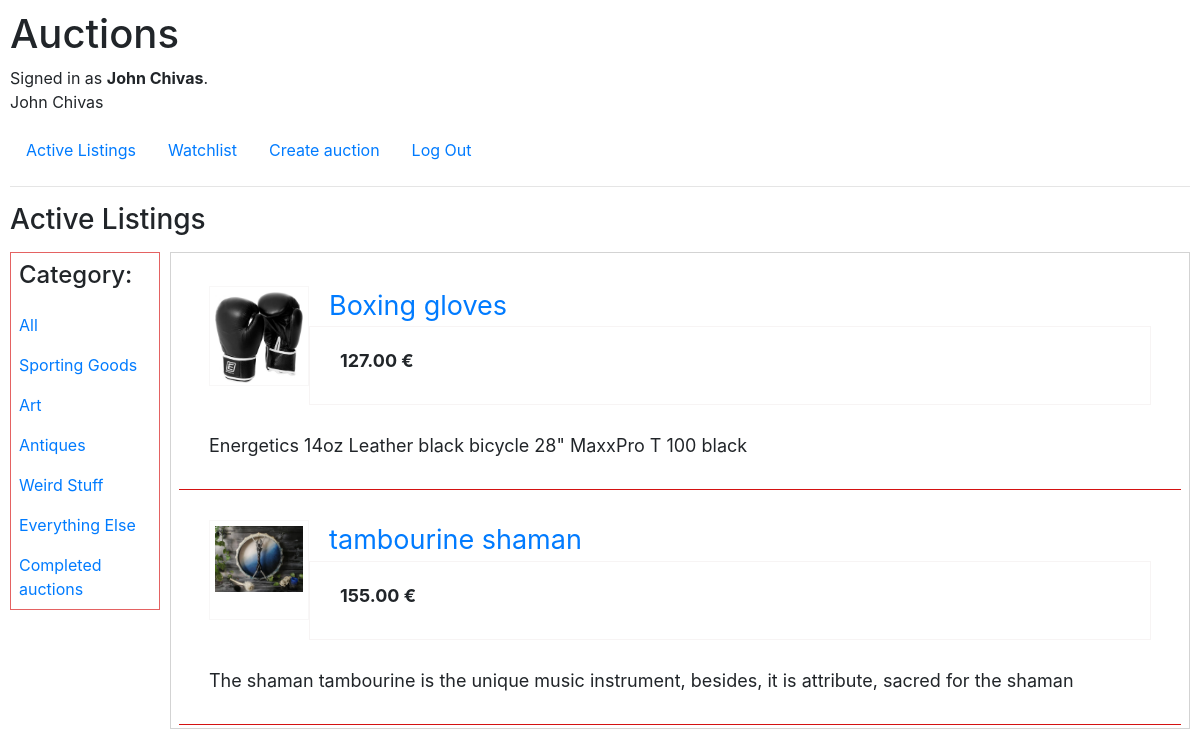
Page /watch_list/5 (signed in) on the earlier database version.
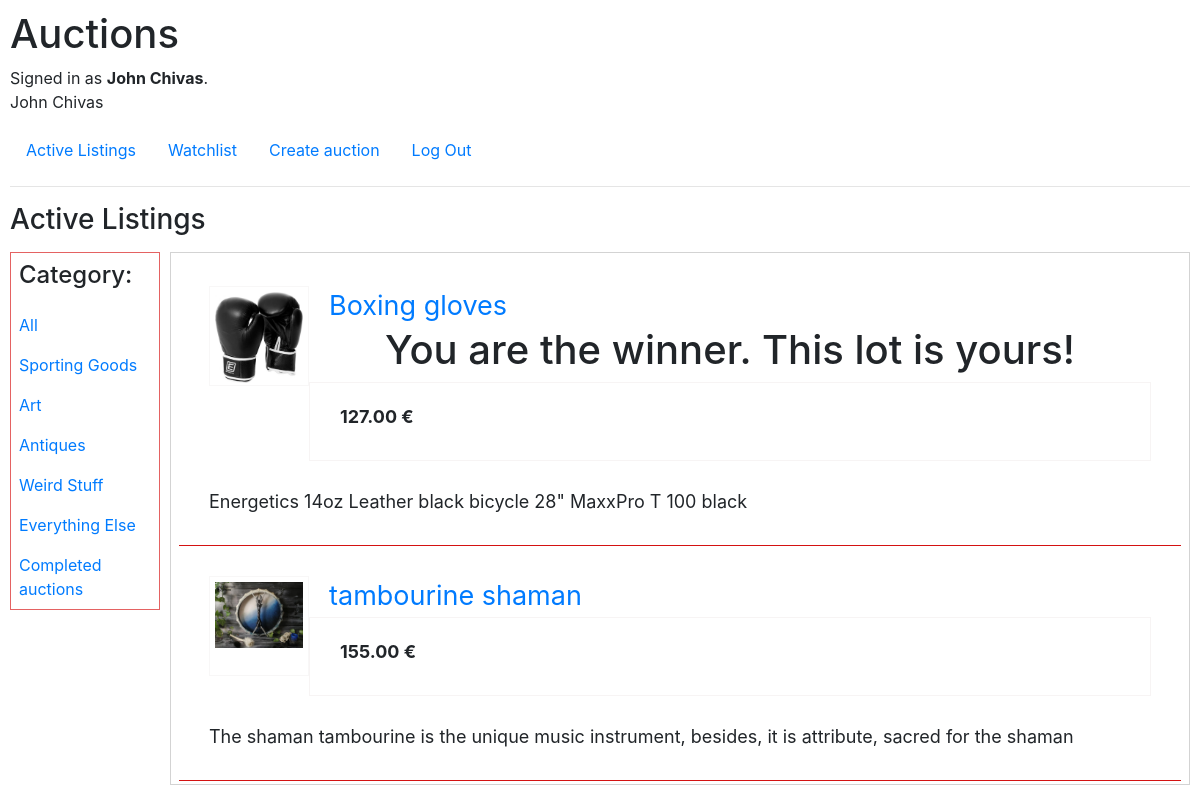
Same page on the later database version.
### auctions/models.py (models this page shows, shortened)
class Lot(models.Model):
    title = models.CharField(max_length=180)
    photo = models.ImageField(upload_to='images', blank=True)
    categories = models.ManyToManyField(Category, blank=True, related_name='category_lot')
    owner_name = models.ForeignKey(User, on_delete=models.CASCADE)
    description = models.CharField(max_length=200, blank=True)
    starting_price = models.DecimalField(max_digits=10, decimal_places=2)
    end_auction = models.BooleanField(default=False)

class Bid(models.Model):
    bid = models.DecimalField(max_digits=10, decimal_places=2)
    bid_author = models.ForeignKey(User, on_delete=models.CASCADE, null=True)
    bid_item = models.ForeignKey(Lot, on_delete=models.CASCADE, null=True, related_name="bids")
    def __str__(self):
        return str(self.bid)

### auctions/views.py (the view)
# urls.py: path("watch_list/<int:user_id>", views.watch_list, name='watch_list'),
def watch_list(request, user_id):
    set = Watchlist.objects.all()
    if set.filter(watchlist_owner=user_id).exists():
        watchlist = Watchlist.objects.get(watchlist_owner=user_id)
        q = watchlist.watchlist_item.all()
        list = [lots for lots in q]
    else:
        list = []
    category = Category.objects.all()
    return render(request, "auctions/index.html", {
        "categories": category,
        "lots" : list
    })

### auctions/templates/auctions/index.html (shortened to what this page needs)
{% extends "auctions/layout_auction.html" %}
{% load static %}
{% block listing %}
    <div class="body-text">
        {% for lot in lots %}
            <div class="activ_list">
                {% if user.is_authenticated %}
                    <a href="{% url 'lot_au' lot.id user.id %}">
                        {% if lot.photo %}
                            <div class="img">
                                <img src="{{ lot.photo.url }}" style="max-width: 100%; height: auto;"></img>
                            </div>
                        {% else %}
                            <div class="img"></div>
                        {% endif %}
                    </a>
                    <a href="{% url 'lot_au' lot.id user.id %}">
                        <div class="title">{{ lot.title }}</div>
                    </a>
                    {% if lot.end_auction %}
                        {% if lot.owner_name.id == user.id %}
                            <div class="">
                                <h1 align="center">You've completed this auction </h1>
                            </div>
                        {% elif lot.bids.last.bid_author.id == user.id %}
                            <div class="">
                                <h1 align="center">You are the winner. This lot is yours!</h1>
                            </div>
                        {% else %}
                            <div class="">
                                <h1 align="center">The auction is over</h1>
                            </div>
                        {% endif %}
                    {% endif %}
                {% endif %}
                <div class="price"><strong>{{ lot.bids.last }} &#8364</strong></div>
                <br />
                <div class="description">{{lot.description}}</div>
            </div>
        {% endfor %}
    </div>
{% endblock %}

Differences in the rows shown:
changed Lot "Boxing gloves": now shows "You are the winner. This lot is yours!"
